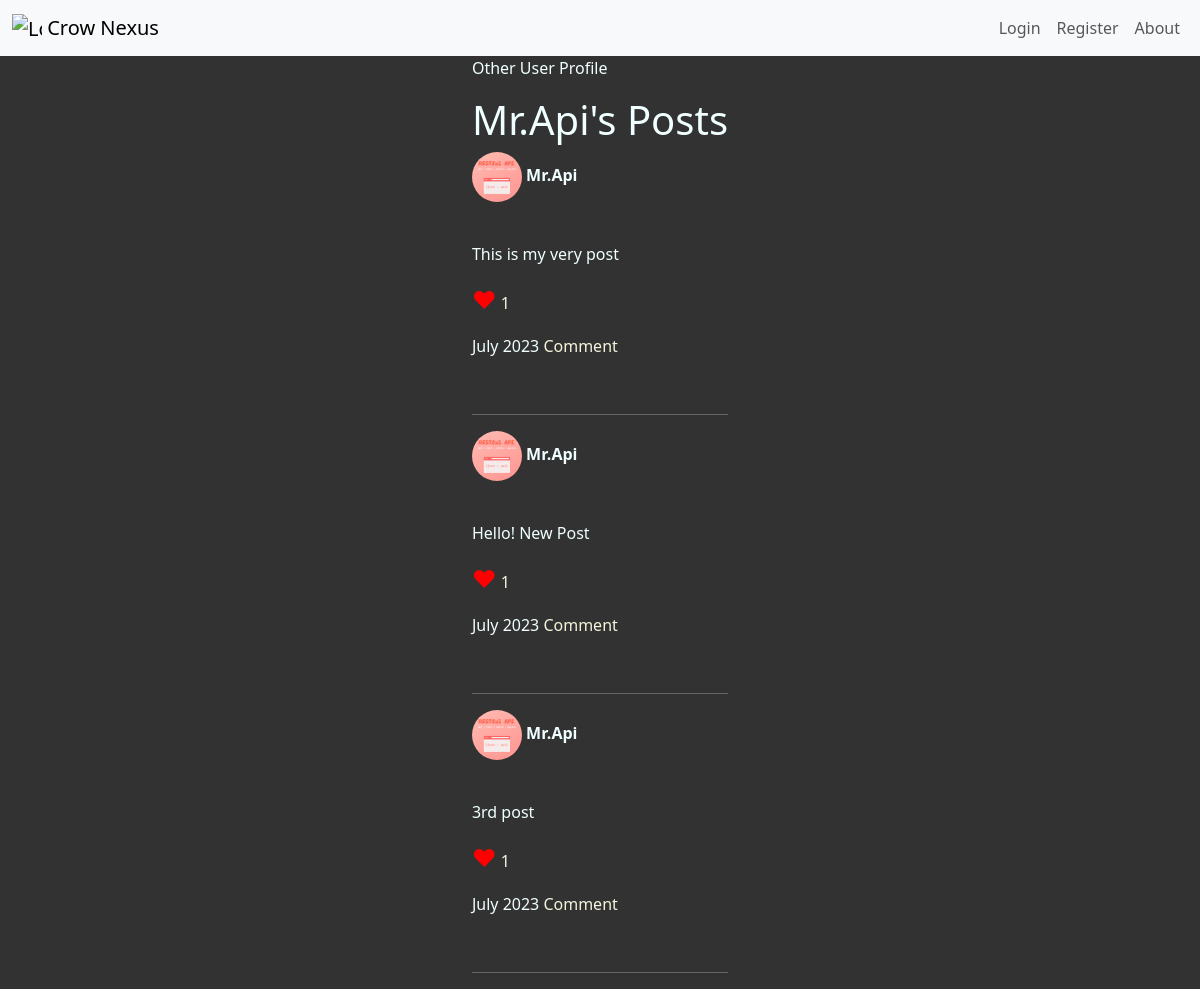
The page /1 on the database its author committed.
### main.py (models this page shows)
    class User(db.Model, UserMixin):
        __tablename__ = 'user'
        id = db.Column(db.Integer, primary_key=True)
        username = db.Column(db.String(40), nullable=False, unique=False)
        email = db.Column(db.String(80), nullable=False, unique=True)
        phone_number = db.Column(db.String(20))
        password = db.Column(db.String(100), nullable=False)
        created_at = db.Column(db.DateTime, default=datetime.utcnow)
        updated_at = db.Column(
            db.DateTime, default=datetime.utcnow, onupdate=datetime.utcnow)
        is_blocked = db.Column(db.Boolean, default=False)
        profile_picture = db.Column(db.String(100))
        posts = relationship('Post', back_populates='user')
        comments = db.relationship('Comment', back_populates='user')
        liked_posts = db.relationship('Post', secondary=likes, backref='likers')

    class Post(db.Model):
        __tablename__ = 'post'
        id = db.Column(db.Integer, primary_key=True)
        user_id = db.Column(db.Integer, db.ForeignKey(
            'user.id'), nullable=False)
        body = db.Column(db.Text, nullable=False)
        likes = db.Column(db.Integer, default=0)
        created_at = db.Column(db.DateTime, default=datetime.utcnow)
        updated_at = db.Column(db.DateTime, default=datetime.utcnow)
        user = relationship('User', back_populates='posts')
        comments = db.relationship('Comment', back_populates='post')

### main.py (the view)
    @app.route('/<int:user_id>')
    def user_posts(user_id):
        user = User.query.get(user_id)
        if user:
            posts = user.posts
            return render_template('user_posts.html', user=user, posts=posts, current_user=current_user, logged_in=current_user.is_authenticated)
        else:
            flash('User not found.')
            return redirect(url_for('home'))

### templates/user_posts.html
{% extends 'base.html' %}
{% block content %}
<p>Other User Profile</p>
<h1>{{ user.username }}'s Posts</h1>
{% for post in posts %}
<div>
    <p>
        <span>
        {% if post.user.profile_picture %}
            <img src="{{ url_for('static', filename='profile_pictures/' + post.user.profile_picture) }}" alt="Profile Picture">
        {% else %}
         <img src="{{ url_for('static', filename='images/blank-profile-pic.png') }}" alt="Profile Picture">
        {% endif %}
    </span>
    <strong>{{ post.user.username }}</strong>
    </p>
    <br>
    <p>{{ post.body }}</p>
    <p style="font-weight:lighter">
        <p>
            <a href="#" class="like-button" data-post-id="{{ post.id }}" {% if current_user and post in current_user.liked_posts %}class="liked"{% endif %} onclick="likePost(event, this); return false;">
                <span class="likes-wrapper">
                {% if post.likes == 1 %}
                    <span class="heart-emoji red-heart">♥</span>
                {% else %}
                    <span class="heart-emoji empty-heart">♥</span>
                {% endif %}
                <span class="likes-count">{{ post.likes }}</span>
                </span>
            </a>
            </p>
        {{ post.created_at.strftime('%B %Y') }}
        <a href="{{ url_for('show_post', post_id=post.id) }}"> Comment </a>
    <br>
    </p>
    <br><hr>
</div>
{% endfor %}
{% endblock %}

### static/css/styles.css (style rules this page uses)
body { background-color: #323232; color: azure; }
div p img { border-radius: 50%; height: 50px; }
a { text-decoration: none; color: beige; }
.heart-emoji { font-size: 24px; }
.red-heart { color: red; }

### rows shown on the page
User: username "Mr.Api"
Post: profile_picture (picture), user.username "Mr.Api", body "This is my very post", likes "1", created_at "July 2023"
Post: profile_picture (picture), user.username "Mr.Api", body "Hello! New Post", likes "1", created_at "July 2023"
Post: profile_picture (picture), user.username "Mr.Api", body "3rd post", likes "1", created_at "July 2023"
